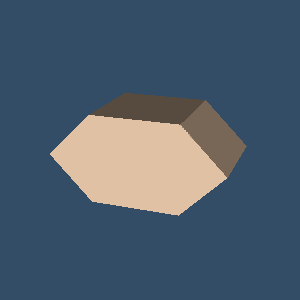

Write Python code to recreate this figure.
#!/usr/bin/env python

# Render a hexagonal prism — a prism with two hexagonal faces and six
# rectangular sides, defined by 12 explicit point coordinates.

# Factory overrides: importing these modules registers the OpenGL rendering,
# FreeType text rendering, and interaction style implementations.
import vtkmodules.vtkInteractionStyle  # noqa: F401
import vtkmodules.vtkRenderingOpenGL2  # noqa: F401
# VTK pipeline classes used in this example
from vtkmodules.vtkCommonCore import vtkPoints
from vtkmodules.vtkCommonDataModel import (
    vtkHexagonalPrism,
    vtkUnstructuredGrid,
)
from vtkmodules.vtkRenderingCore import (
    vtkActor,
    vtkDataSetMapper,
    vtkRenderWindow,
    vtkRenderWindowInteractor,
    vtkRenderer,
)

# Colors (normalized RGB)
peach_puff_rgb = (1.0, 0.855, 0.725)
dark_blue_background_rgb = (0.2, 0.302, 0.4)

# Points: 12 vertices — top hexagonal face then bottom hexagonal face
points = vtkPoints()
points.InsertNextPoint(-0.35, -0.35, 0.35)
points.InsertNextPoint(0.35, -0.35, 0.35)
points.InsertNextPoint(0.7, 0.0, 0.35)
points.InsertNextPoint(0.35, 0.35, 0.35)
points.InsertNextPoint(-0.35, 0.35, 0.35)
points.InsertNextPoint(-0.7, 0.0, 0.35)
points.InsertNextPoint(-0.35, -0.35, -0.35)
points.InsertNextPoint(0.35, -0.35, -0.35)
points.InsertNextPoint(0.7, 0.0, -0.35)
points.InsertNextPoint(0.35, 0.35, -0.35)
points.InsertNextPoint(-0.35, 0.35, -0.35)
points.InsertNextPoint(-0.7, 0.0, -0.35)

# Cell: hexagonal prism with 12 point IDs
hexagonal_prism = vtkHexagonalPrism()
hexagonal_prism.GetPointIds().SetId(0, 0)
hexagonal_prism.GetPointIds().SetId(1, 1)
hexagonal_prism.GetPointIds().SetId(2, 2)
hexagonal_prism.GetPointIds().SetId(3, 3)
hexagonal_prism.GetPointIds().SetId(4, 4)
hexagonal_prism.GetPointIds().SetId(5, 5)
hexagonal_prism.GetPointIds().SetId(6, 6)
hexagonal_prism.GetPointIds().SetId(7, 7)
hexagonal_prism.GetPointIds().SetId(8, 8)
hexagonal_prism.GetPointIds().SetId(9, 9)
hexagonal_prism.GetPointIds().SetId(10, 10)
hexagonal_prism.GetPointIds().SetId(11, 11)

# Unstructured grid: holds the single cell
grid = vtkUnstructuredGrid()
grid.SetPoints(points)
grid.InsertNextCell(hexagonal_prism.GetCellType(), hexagonal_prism.GetPointIds())

# Mapper: map the grid to graphics primitives
mapper = vtkDataSetMapper()
mapper.SetInputData(grid)

# Actor: position, orient, and color the cell
actor = vtkActor()
actor.SetMapper(mapper)
actor.GetProperty().SetColor(peach_puff_rgb)
actor.RotateX(20.0)
actor.RotateY(-20.0)

# Renderer: assemble the scene
renderer = vtkRenderer()
renderer.AddActor(actor)
renderer.SetBackground(dark_blue_background_rgb)

# Render window: display the rendered scene
render_window = vtkRenderWindow()
render_window.AddRenderer(renderer)
render_window.SetWindowName("cell3d hexagonal prism")
render_window.SetMultiSamples(0)
render_window.SetSize(300, 300)

# Interactor: handle mouse and keyboard events
render_window_interactor = vtkRenderWindowInteractor()
render_window_interactor.SetRenderWindow(render_window)

# Scene: configure the camera
renderer.ResetCamera()

# Start: launch the interactive visualization
render_window_interactor.Initialize()
render_window_interactor.Start()
